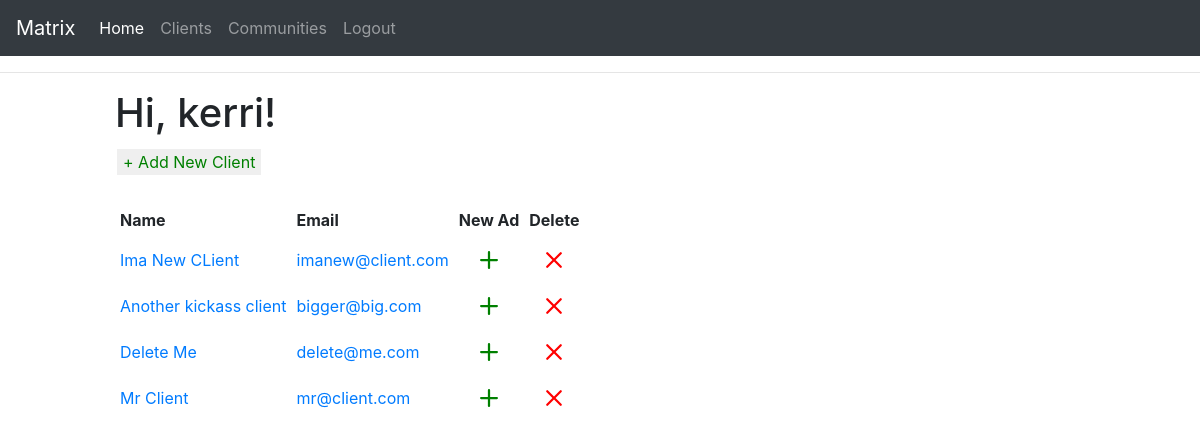
The app's page /index (signed in) with its own data.
### app/models/user_models.py (models this page shows, shortened)
class User(UserMixin, db.Model):
    __tablename__ = 'user'
    id: so.Mapped[int] = so.mapped_column(primary_key=True)
    username: so.Mapped[str] = so.mapped_column(sa.String(64), index=True,
                                                unique=True)
    email: so.Mapped[str] = so.mapped_column(sa.String(120), index=True,
                                             unique=True)
    password_hash: so.Mapped[Optional[str]] = so.mapped_column(sa.String(256))

### app/models/client_models.py (models this page shows, shortened)
class Client(db.Model):
    __tablename__ = 'client'
    id: so.Mapped[int] = so.mapped_column(primary_key=True)
    name: so.Mapped[str] = so.mapped_column(sa.String(64))
    email: so.Mapped[str] = so.mapped_column(sa.String(120), index=True,
                                             unique=True)
    password_hash : so.Mapped[Optional[str]] = so.mapped_column(sa.String(256))
    freshbooks_id : so.Mapped[int] = so.mapped_column(default=0)
    created_ts : so.Mapped[datetime] = so.mapped_column(
        index=True, default=lambda: datetime.now(timezone.utc))
    notes: so.WriteOnlyMapped['ClientNotes'] = so.relationship(
        back_populates='client', passive_deletes=True)
    ads: so.WriteOnlyMapped['Ad'] = so.relationship(
        back_populates='client', passive_deletes=True)

### app/routes.py (the view)
@app.route('/')
@app.route('/index')
@login_required
def index():
    page = request.args.get('page', 1, type=int)
    query = sa.select(Client).order_by(Client.created_ts.desc())
    clients = db.paginate(query, page=page,
                        per_page=10, error_out=False)
    return render_template('index.html', title='Home', clients=clients)

### app/models/user_models.py (called while the page is built)
@login.user_loader
def load_user(id):
    return db.session.get(User, int(id))

### app/templates/index.html
{% extends "base.html" %}
{% block content %}
    <h1>Hi, {{ current_user.username }}!</h1>
    <a href="{{ url_for('add_client') }}"><button class="button"> + Add New Client</button></a>
    <br><br>
    {% include '_clients.html' %}
{% endblock %}

### app/templates/base.html (shortened to what this page needs)
<!doctype html>
<html lang="en">
    <head>
        <link rel="stylesheet" href="https://stackpath.bootstrapcdn.com/bootstrap/4.3.1/css/bootstrap.min.css">
        <link rel="stylesheet" href="{{ url_for('static', filename='css/base.css') }}">
    </head>
    <body>
        <nav class="navbar navbar-expand-lg navbar-dark bg-dark">
            <a class="navbar-brand" href="#">Matrix</a>
            <div class="collapse navbar-collapse" id="navbarSupportedContent">
              <ul class="navbar-nav mr-auto">
                <li class="nav-item active">
                  <a class="nav-link" href="{{ url_for('index') }}">Home <span class="sr-only">(current)</span></a>
                </li>
                {% if current_user.is_anonymous %}
                <li class="nav-item">
                        <a class="nav-link" href="{{ url_for('login') }}">Login</a>
                </li>
                {% else %}
                <li class="nav-item">
                    <a class="nav-link" href="{{ url_for('clients') }}">Clients</a>
                </li>
                <li class="nav-item">
                    <a class="nav-link" href="{{ url_for('communities') }}">Communities</a>
                </li>
                <li class="nav-item">
                    <a class="nav-link" href="{{ url_for('logout') }}">Logout</a>
                </li>
                {% endif %}
              </ul>
            </div>
          </nav>
        <hr>
        <div class="container-fluid">
            <div class="row">
                <div class="col-1">
                </div>
                <div class="col">
                    {% block content %}{% endblock %}
                </div>
            </div>
        </div>
    </body>
</html>

### app/templates/_clients.html (shortened to what this page needs)
<table cellpadding="5">
    <tr>
        <th>Name</th>
        <th>Email</th>
        <th>New Ad</th>
        <th>Delete</th>
    </tr>
{% for c in clients %}
<tr>
<td><a href="{{ url_for('edit_client', id=c.id) }}">{{ c.name }}</a></td><td><a href="mailto:"{{ c.email }}>{{ c.email }}</a></td>
<td align="center">
    <a href="{{ url_for('add_ad', client_id=c.id) }}">
    <svg xmlns="http://www.w3.org/2000/svg" width="36" height="36" fill="green" class="bi bi-plus" viewBox="0 0 16 16">
        <path d="M8 4a.5.5 0 0 1 .5.5v3h3a.5.5 0 0 1 0 1h-3v3a.5.5 0 0 1-1 0v-3h-3a.5.5 0 0 1 0-1h3v-3A.5.5 0 0 1 8 4"/>
    </svg></a>
</td>
<td align="center">
<a href="{{ url_for('delete_client', id=c.id) }}"
        onclick="return confirm('Do you want to permanently delete client?');" title="Delete Client">
            <svg xmlns="http://www.w3.org/2000/svg" width="36" height="36" fill="red" class="bi bi-x" viewBox="0 0 16 16">
                <path d="M4.646 4.646a.5.5 0 0 1 .708 0L8 7.293l2.646-2.647a.5.5 0 0 1 .708.708L8.707 8l2.647 2.646a.5.5 0 0 1-.708.708L8 8.707l-2.646 2.647a.5.5 0 0 1-.708-.708L7.293 8 4.646 5.354a.5.5 0 0 1 0-.708"/>
              </svg></a>
    </td>
</tr>
{% endfor %}
</table>

### app/static/css/base.css (style rules this page uses)
.button { border: none; color: green; text-align: center; text-decoration: none; display: inline-block; font-size: 16px; margin: 4px 2px; cursor: pointer; }

### records on screen
User: username "kerri"
Client: name "Ima New CLient", email "imanew@client.com"
Client: name "Another kickass client", email "bigger@big.com"
Client: name "Delete Me", email "delete@me.com"
Client: name "Mr Client", email "mr@client.com"
